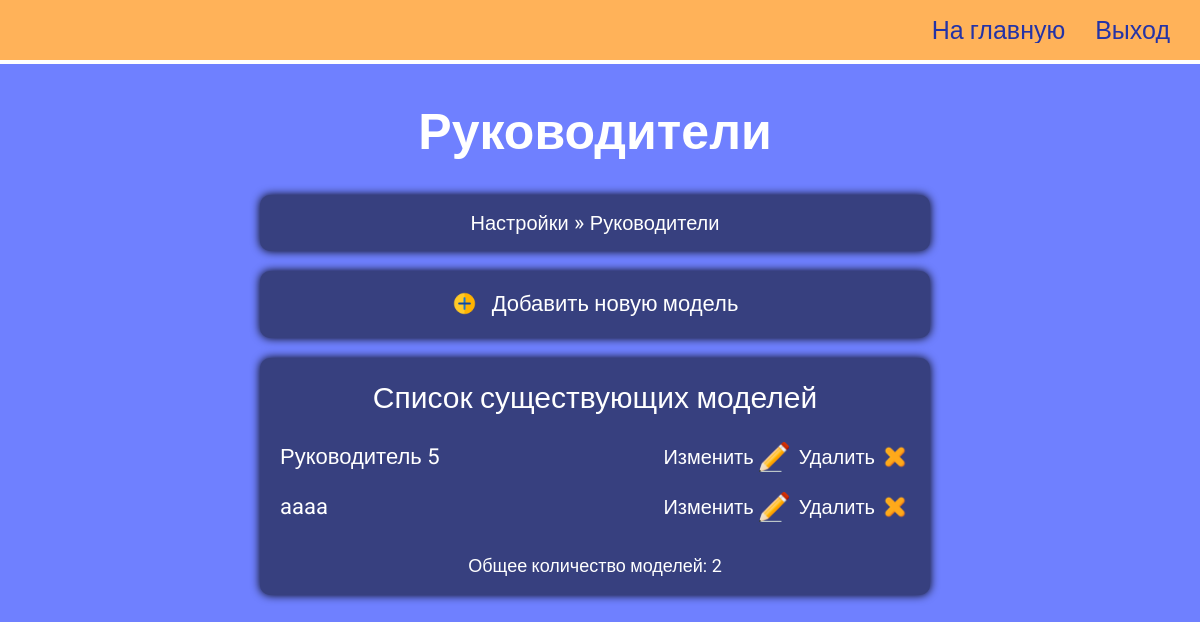
The app's page /customization/change-boss/ (signed in), older data.
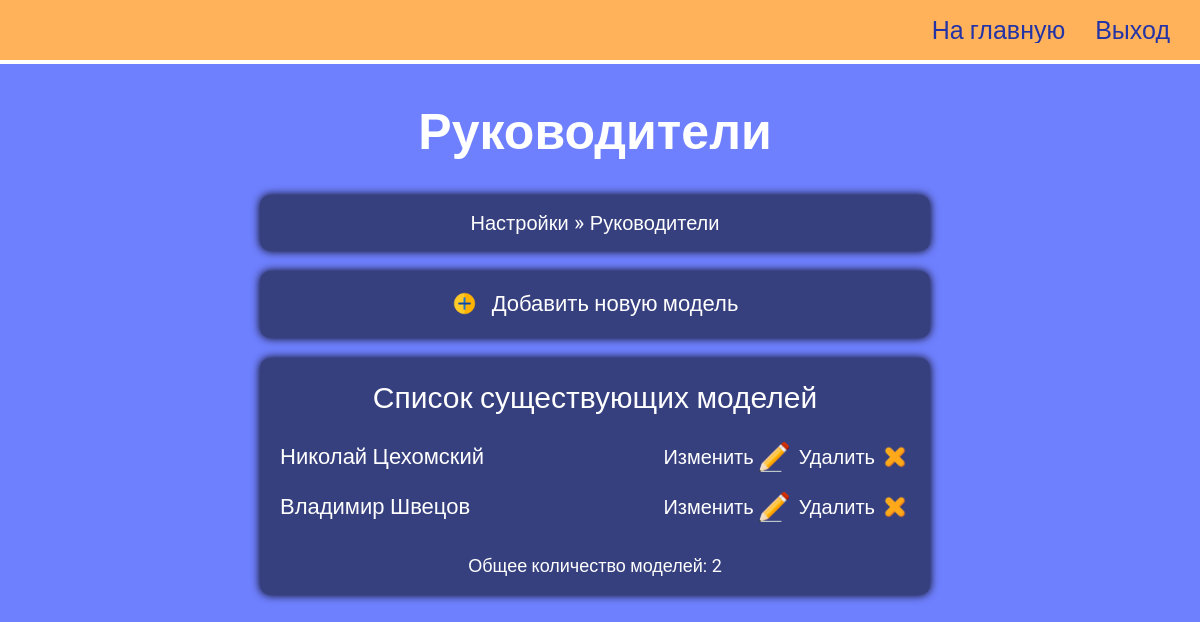
The same page, newer data.
### simetra_app/models.py (models this page shows, shortened)
class Boss(models.Model):
    class Meta:
        verbose_name_plural = 'Bosses'
    def get_upload_path(self, filename):
        return Path('main_page/bosses', get_uuid4_filename(filename))
    name = models.CharField(max_length=100)
    position = models.CharField(max_length=200)
    quote = models.TextField()
    image = models.ImageField(
        default='main_page/bosses/default-avatar.jpg',
        upload_to=get_upload_path,
    )

### simetra_app/views.py (the view)
@login_required(login_url='simetra_app:staff-login')
def change_boss_model(request):
    context = get_context_to_change_model(Boss)
    context['heading'] = 'Руководители'
    context['object_name'] = 'boss'
    context = update_context_for_customization_pages_navbar(request, context)
    return render(request, 'simetra_app/change-model.html', context)

### simetra_app/views.py (called while the page is built)
def get_context_to_change_model(Object):
    context = {
        'list_of_objects': Object.objects.all(),
        'number_of_objects': Object.objects.all().count(),
    }
    is_object_city = ContentType.objects.get_for_model(Object) == \
                     ContentType.objects.get_for_model(City)
    if is_object_city:
        context["is_city"] = True
    return context

def update_context_for_customization_pages_navbar(request, context):
    def is_it_update_page(url_ancestors_name_list):
        return url_ancestors_name_list[-2][:7] == 'update-'
    url_ancestors_name_list = request.path.split('/')[1:-1]
    if is_it_update_page(url_ancestors_name_list):
        context['update_model'] = url_ancestors_name_list[-2]
        context['model_id'] = url_ancestors_name_list[-1]
        context['is_this_update_page'] = True
        del (url_ancestors_name_list[-2])
        del (url_ancestors_name_list[-1])
    context['url_ancestors_name_list'] = url_ancestors_name_list
    return context

### simetra_app/templates/simetra_app/change-model.html (shortened to what this page needs)
{% load static %}
<!DOCTYPE html>
<html lang="ru">
<head>
  <link rel="stylesheet" href="{% static 'simetra_app/customization_page/change-model/styles/style.css' %}" />
  <link rel="stylesheet" href="{% static 'simetra_app/customization_page/common-static/styles/style.css' %}" />
</head>
<body>
  <div class="wrapper">
    <header class="header">
      <div class="header__container">
        <nav class="header__menu menu">
          <ul class="menu__list">
            <li class="menu__item">
              <a href="{% url 'simetra_app:customization' %}" class="menu__link _link">На главную</a>
            </li>
            <li class="menu__item">
              <a href="{% url 'simetra_app:staff-logout' %}" class="menu__link _link">Выход</a>
            </li>
          </ul>
        </nav>
      </div>
    </header>
    <main class="page">
      <section class="page__home home">
        <div class="home__container _center-block">
          <h1 class="home__title _center-text">{{ heading }}</h1>
          <div class="home__navbar _center-text">
            {% include 'simetra_app/customization-navbar.html' %}
          </div>
          {% with 'simetra_app:create-'|add:object_name as creation_link %}
            <p class="_center-text"><a class="home__add _link" href="{% url creation_link %}">Добавить новую модель</a></p>
          {% endwith %}
          <div class="home__block">
            <h2 class="home__caption _center-text">Список существующих моделей</h2>
            <ul>
              {% for object in list_of_objects %}
                <li class="home__item">
                  {% if is_city %}
                    <span name="city-name">{{ object.russian_name }}</span>
                  {% else %}
                    {{ object.name }}
                  {% endif %}
                  <div class="home__options">
                    {% with 'simetra_app:update-'|add:object_name as updating_link %}
                      <a class="home__change _link" href="{% url updating_link object.id %}">
                        <span>Изменить</span>
                        <img class="home__option-image" src="{% static 'simetra_app/customization_page/change-model/assets/img/change.png' %}">
                      </a>
                    {% endwith %}
                    {% with 'simetra_app:delete-'|add:object_name as deleting_link %}
                      <a class="home__delete _link" href="{% url deleting_link object.id %}">
                        <span>Удалить</span>
                        <img class="home__option-image" src="{% static 'simetra_app/customization_page/change-model/assets/img/delete.png' %}">
                      </a>
                    {% endwith %}
                  </div>
                </li>
              {% endfor %}
            </ul>
            <p class="_center-text">Общее количество моделей: {{ number_of_objects }}</p>
          </div>
      </section>
    </main>
  </div>
</body>
</html>

Row changes from the older to the newer data that the page shows:
removed Boss: name "Руководитель 5"
removed Boss: name "aaaa"
added Boss: name "Николай Цехомский"
added Boss: name "Владимир Швецов"
